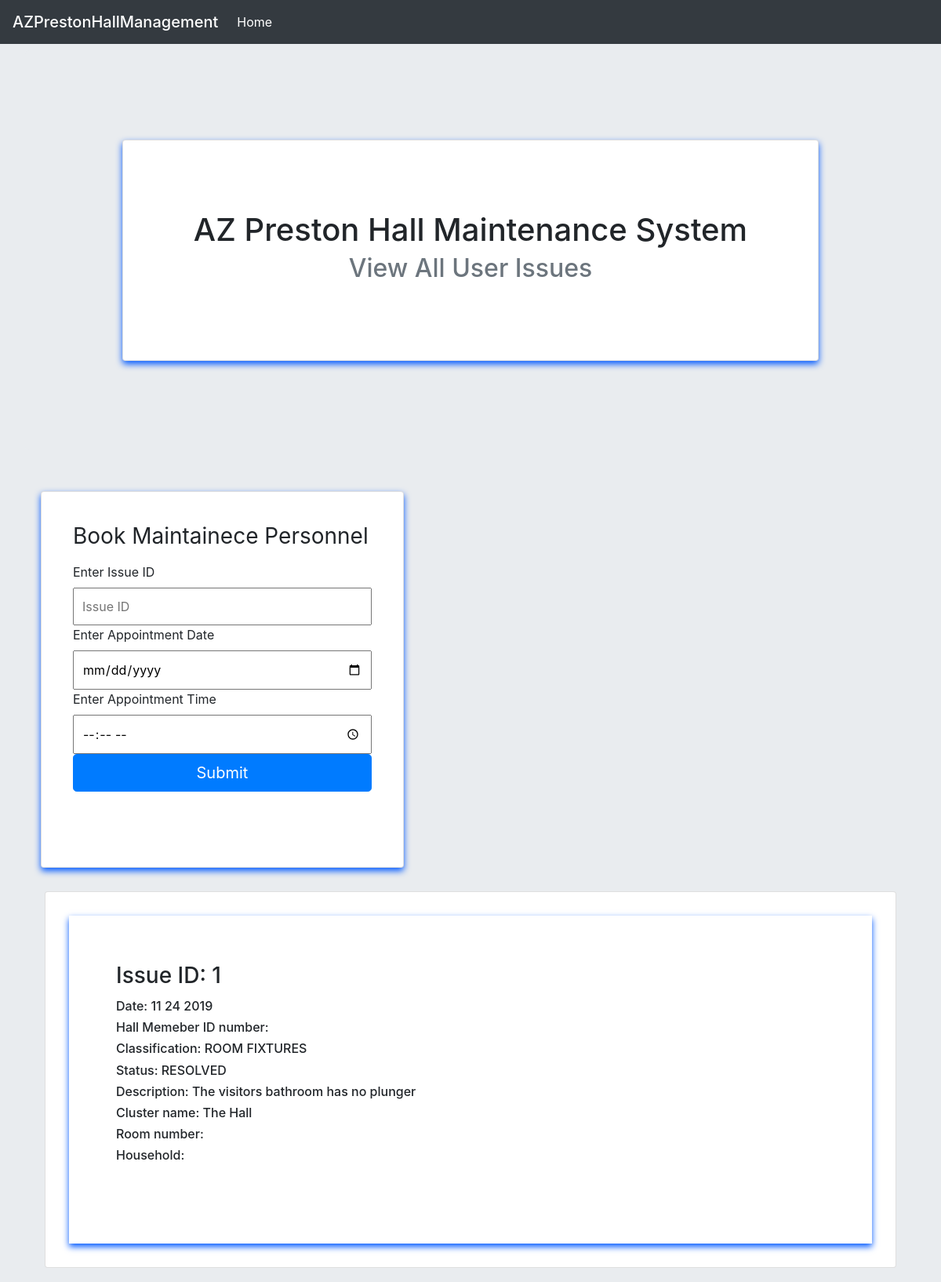
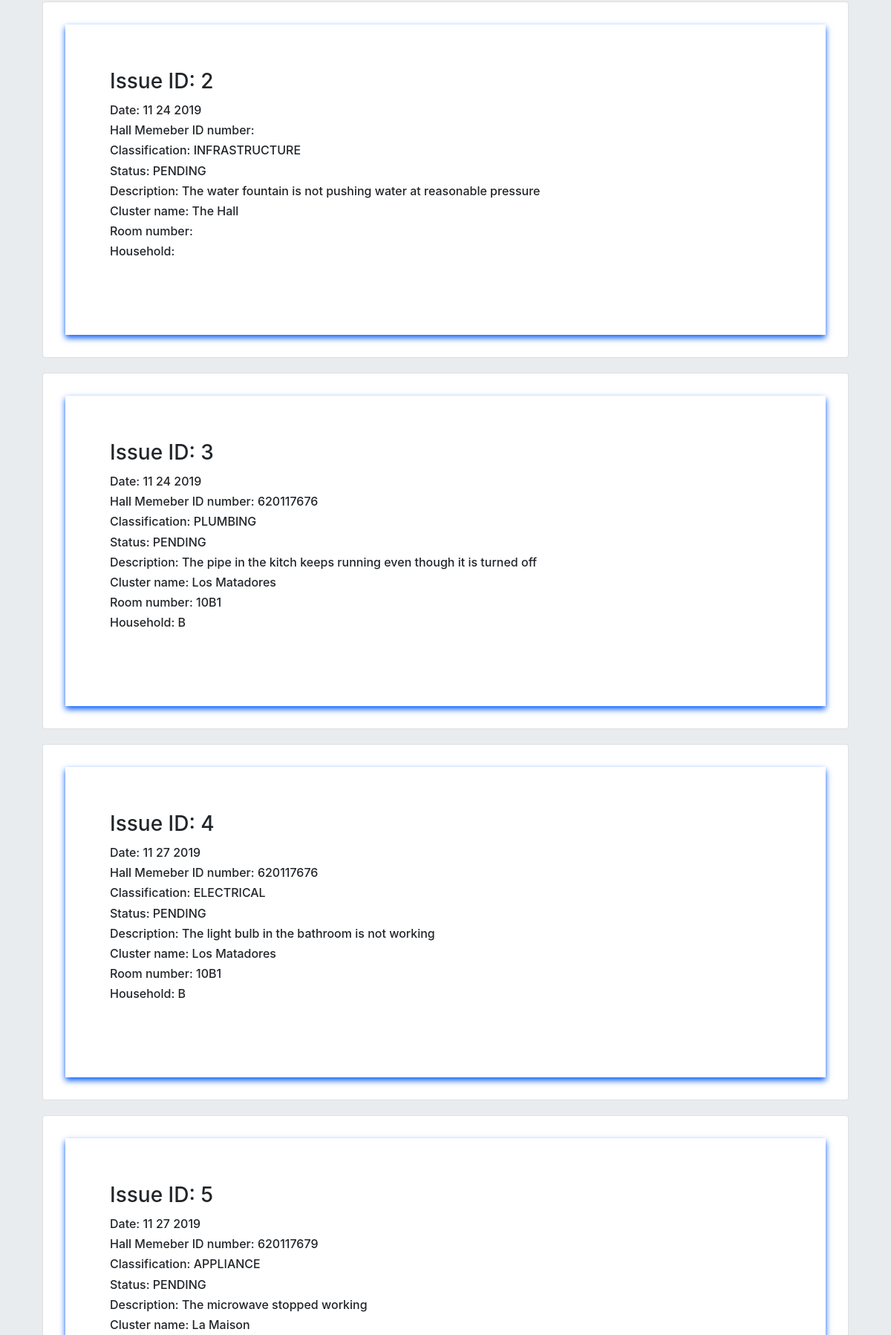
The page /book-personnel.php (upper part) on the database its author committed (2 pictures, top to bottom).
### tables this page shows
CREATE TABLE `issues` (
  `issueID` int(11) NOT NULL AUTO_INCREMENT,
  `date` varchar(10) NOT NULL,
  `HMemberIDnum` varchar(10) DEFAULT NULL,
  `classification` enum('PLUMBING','ELECTRICAL','ROOM FIXTURES','FURNITURE','ADMINISTRATIVE','APPLIANCE','INFRASTRUCTURE') NOT NULL,
  `status` enum('PENDING','FIXING','FOLLOW UP','RESOLVED') NOT NULL DEFAULT 'PENDING',
  `description` varchar(250) NOT NULL,
  `cluster_name` varchar(20) NOT NULL DEFAULT 'The Hall',
  `room_num` varchar(4) DEFAULT NULL,
  `household` varchar(1) DEFAULT NULL,


  PRIMARY KEY (`issueID`)
);

### backend/classes.php (the view, shortened to what this page needs)
<?php
class DataManager
{
    private $conn;
    public function __construct($host, $username, $password, $db_name)
    {
        $this->conn = new PDO("mysql:host=$host;dbname=$db_name", $username, $password);
    }
    public function dataBank()
    {
        return $this->conn;
    }
}
class IssueController
{
    private $database;
    public function __construct($database)
    {
        $this->database = $database->dataBank();
    }
   	public function viewAllIssues(){
                  $statement = $this->database->query('SELECT * FROM issues;');
                $issues = $statement->fetchAll(PDO::FETCH_ASSOC);
                echo "<section >";
                foreach($issues as $issue){
                    echo"<div  style=\"padding:10px;\">";
                    echo "<div class=\"card\" style=\"width: 100%; height:30rem; padding:30px; \">";
                    echo "<div class=\"card-body\" style=\"padding:60px; box-shadow: 0 4px 8px 0 rgb(0, 89, 255);\">";
                    echo "<h3 class=\"card-title\">Issue ID: ". $issue['issueID'] ."</h3>";
                    echo "<h6 class=\"card-text\">Date: ". $issue['date'] ."</h6>";
                    echo "<h6 class=\"card-text\">Hall Memeber ID number: ". $issue['HMemberIDnum'] ."</h6>";
                    echo "<h6 class=\"card-text\">Classification: ". $issue['classification'] ."</h6>";
                    echo "<h6 class=\"card-text\">Status: ". $issue['status'] ."</h6>";
                    echo "<h6 class=\"card-text\">Description: ". $issue['description'] ."</h6>";
                    echo "<h6 class=\"card-text\">Cluster name: ". $issue['cluster_name'] ."</h6>";
                    echo "<h6 class=\"card-text\">Room number: ". $issue['room_num'] ."</h6>";
                    echo "<h6 class=\"card-text\">Household: ". $issue['household'] ."</h6>";
                    echo "</div>";
                    echo "</div>";
                    echo "</div>";
            }
                echo "</section>";
    }
}

### book-personnel.php (shortened to what this page needs)
<?php
require 'backend/classes.php';
?>
<!DOCTYPE html>
<html data-wf-page="5ddad863967a3b21c1340a08" data-wf-site="5dd89354578babc32818ce3f">
<head>
    <link rel="stylesheet" herf="/css/style.css">
    <link rel="stylesheet" href="https://stackpath.bootstrapcdn.com/bootstrap/4.5.0/css/bootstrap.min.css">
</head>
<body class="jumbotron ">
<section>
    <div class="container ">
        <nav class="navbar navbar-expand-lg fixed-top  navbar-dark bg-dark">
            <span class="navbar-brand mb-0 h1">AZPrestonHallManagement</span>
            <div class="collapse navbar-collapse" id="navbarSupportedContent">
                <ul class="navbar-nav mr-auto">
                <li class="nav-item active">
                    <a class="nav-link" href="old-home.php">Home <span class="sr-only">(current)</span></a>
                </li>
            </div>
        </nav>
    </div>
</section>
<section class="jumbotron" >
        <div class="container" style="padding:50px; ">
        <div class="row justify-content-md-center" >
            <div  >
                <div class="card" style="width: 100%;  padding:30px; box-shadow: 0 4px 8px 0 rgb(0, 89, 255);">
                <div class="card-body text-center" style="padding:60px;">
                <div>
                <h1 class="card-title">AZ Preston Hall Maintenance System</h3>
                <h2 class="card-subtitle mb-2 text-muted">View All User Issues</h2>
            </div>
            </div>
        </div>
    </div>
</div>
</div>
</section>
<section class=" container-fluid" >
<div class="row justify-content-md">
            <div style="padding:20px; ">
                <div class="card" style="width: 100%; height:30rem; padding:20px; box-shadow: 0 4px 8px 0 rgb(0, 89, 255);">
                    <div id="loginform" class="card-body ">
                        <form class="form-signin" id="email-form" name="email-form" data-name="Email Form">
                            <h3 class="h3 mb-3 font-weight-normal">Book Maintainece Personnel</h3>
                            <label for="name">Enter Issue ID</label>
                            <input type="text"  maxlength="256" name="ID-number" data-name="ID number" style="width:100%; padding:10px;" placeholder="Issue ID" id="ID-number-update" required="">
                            <br>
                            <label for="name">Enter Appointment Date</label>
                            <input type="date" maxlength="256" name="app-date" data-name="app date" style="width:100%; padding:10px;" placeholder="Appointment Date" id="app-date-update" required="">
                            <br>
                            <label for="name">Enter Appointment Time</label>
                            <input type="time" maxlength="256" name="app-time" data-name="app time" style="width:100%; padding:10px;" placeholder="Appointment Time" id="app-time-update" required="">
                            <br>
                            <input id="book-personnel"  class="btn btn-lg btn-primary btn-block" type="submit" value="Submit" data-wait="Please wait..." class="btn-filled blue w-button">
                        </form>
                    </div>
                </div>
            </div>
            <div class=" container">
                <?php
                $view_all = new IssueController($data_store);
                $view_all->viewAllIssues();
                ?>
            </div>
</div>
    </section>
</body>
</html>

### rows shown on the page
issues: issueID "1", date "11 24 2019", classification "ROOM FIXTURES", status "RESOLVED", description "The visitors bathroom has no plunger", cluster_name "The Hall"
issues: issueID "2", date "11 24 2019", classification "INFRASTRUCTURE", status "PENDING", description "The water fountain is not pushing water at reasonable pressure", cluster_name "The Hall"
issues: issueID "3", date "11 24 2019", HMemberIDnum "620117676", classification "PLUMBING", status "PENDING", description "The pipe in the kitch keeps running even though it is turned off", cluster_name "Los Matadores", room_num "10B1", household "B"
issues: issueID "4", date "11 27 2019", HMemberIDnum "620117676", classification "ELECTRICAL", status "PENDING", description "The light bulb in the bathroom is not working", cluster_name "Los Matadores", room_num "10B1", household "B"
issues: issueID "5", date "11 27 2019", HMemberIDnum "620117679", classification "APPLIANCE", status "PENDING", description "The microwave stopped working", cluster_name "La Maison"
